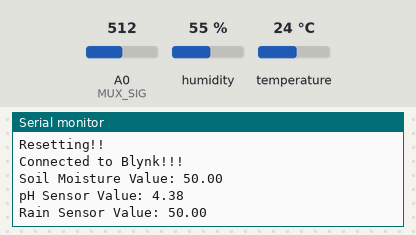
Simulated run of this sketch. Board: ESP8266 (NodeMCU). Shown: the last lines printed to the serial monitor. The inputs (shaded band) are chosen by the test bench; at power-on: A0 (MUX_SIG) = 512, humidity 55 %, temperature 24 °C. WiFi joins after 1.5 s; servers stay silent unless stated.

Above: at 4.0 s.
4.1 s: A0 (MUX_SIG) set to 423
At 5.4 s:
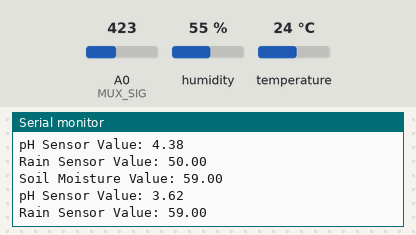
5.6 s: A0 (MUX_SIG) set to 386
At 8.4 s:
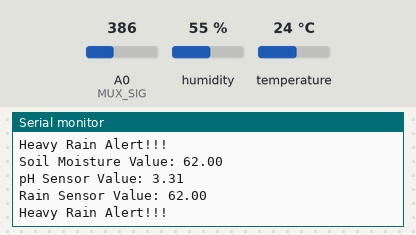
11.3 s: A0 (MUX_SIG) set to 985
At 12.2 s:
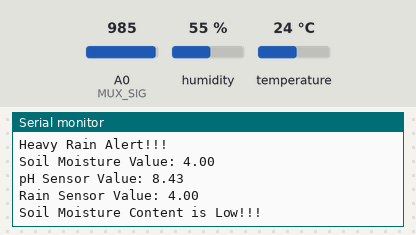
12.8 s: A0 (MUX_SIG) set to 1002
At 13.3 s:
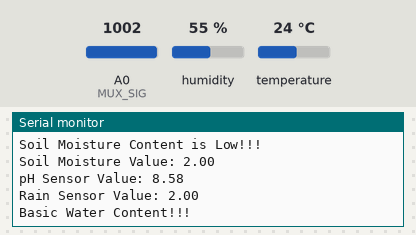
Timing chart, 0 to 15.8 s (numbered marks = the images above; inputs shaded):
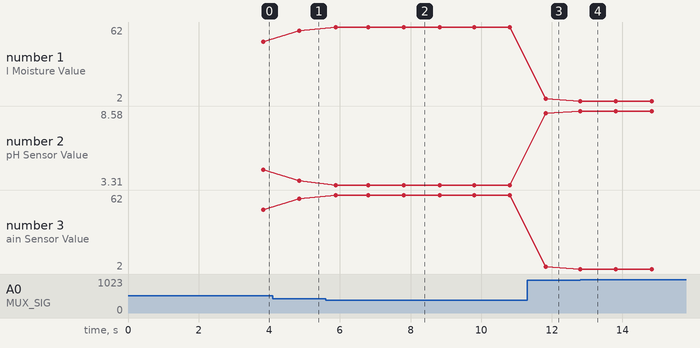

The sketch:

main.ino
```cpp
// Blynk authentication token and template details
#define BLYNK_TEMPLATE_ID "YOUR_TEMPLATE_ID"
#define BLYNK_TEMPLATE_NAME "YOUR_TEMPLATE_NAME"
#define BLYNK_AUTH_TOKEN "YOUR_TEMPLATE_AUTH"

// Include necessary libraries
#include <BlynkSimpleEsp8266.h> // Blynk library
#include <ESP8266WiFi.h>        // ESP8266 WiFi library
#include <Wire.h>               // Wire library (for I2C)
#include <DHT.h>                // DHT11 Library

#define BLYNK_PRINT Serial // Blynk debug prints to Serial monitor

#define MUX_S0 5   // Pin S0 of 74HC4051 connected to NodeMCU D1
#define MUX_S1 4   // Pin S1 of 74HC4051 connected to NodeMCU D2
#define MUX_S2 14  // Pin S2 of 74HC4051 connected to NodeMCU D5
#define MUX_SIG A0 // Analog pin connected to SIG pin of 74HC4051

// Define sensor pins
#define DHT_PIN 12        // DHT11 Sensor

// WiFi credentials
char ssid[] = "********";    // Your WiFi SSID
char pass[] = "********"; // Your WiFi password
char auth[] = BLYNK_AUTH_TOKEN;

// Blynk timer
BlynkTimer timer;

// DHT sensor object
DHT dht(DHT_PIN, DHT11);

// Thresholds and calibration values
float soilThresholdValue = 25.0;                    // 25% water content
float rainThresholdValue = 60.0;                    // 60% Rain
float pHThresholdLow = 6.0;                         // Minimum acceptable pH
float pHThresholdHigh = 8.5;                        // Maximum acceptable pH
float calibrationSlope = 1.7512113655911938;        // pH calibration slope
float calibrationIntercept = 0.0014312808810704651; // pH calibration intercept

// Setup function
void setup()
{
    Serial.begin(9600);
    ESP.wdtEnable(40000);
    Serial.println("Resetting!!");
    delay(1000);

    // Connect to WiFi and Blynk
    Blynk.begin(auth, ssid, pass);
    Serial.println("Connected to Blynk!!!");
    dht.begin();

    pinMode(MUX_S0, OUTPUT);
    pinMode(MUX_S1, OUTPUT);
    pinMode(MUX_S2, OUTPUT);

    timer.setInterval(1000L, DHT11Sensor);
    timer.setInterval(1000L, MainFunction);
}

void DHT11Sensor()
{
    // Read temperature and humidity from DHT sensor
    float humidity = dht.readHumidity();
    float temperature = dht.readTemperature();

    // Check for valid readings
    if (isnan(humidity) || isnan(temperature))
    {
        Serial.println("Failed to read from DHT sensor!");
        return;
    }

    Blynk.virtualWrite(V0, temperature);
    Blynk.virtualWrite(V1, humidity);
}

void MainFunction()
{
    float soilMoistureSensorValue = calculateSoilMoistureValue();
    float pHSensorValue = calculatepHSensorValue();
    float rainSensorValue = calculateRainSensorValue();

    Serial.print("Soil Moisture Value: ");
    Serial.println(soilMoistureSensorValue);

    Serial.print("pH Sensor Value: ");
    Serial.println(pHSensorValue);

    Serial.print("Rain Sensor Value: ");
    Serial.println(rainSensorValue);

    Blynk.virtualWrite(V2, soilMoistureSensorValue);
    Blynk.virtualWrite(V4, pHSensorValue);

    // Check for Rain
    if (rainSensorValue > rainThresholdValue)
    {
        Blynk.logEvent("rain_alert", "Attention: Pump turned off due to heavy rain.");
        Serial.println("Heavy Rain Alert!!!");
        return;
    }

    // Check for Soil Moisture Content
    if (soilMoistureSensorValue < soilThresholdValue)
    {
        // Check for pH Levels
        if (pHSensorValue < pHThresholdLow)
        {
            Blynk.logEvent("ph_acidic_alert", "Alert: Water pH is below 6. Possible acidity detected. Please consider changing the water.");
            Serial.println("Acidic Water Content!!!");
            return;
        }
        else if (pHSensorValue > pHThresholdHigh)
        {
            Blynk.logEvent("ph_basic_alert", "Alert: Water pH Level High! Possible basic content detected. Check water quality.");
            Serial.println("Basic Water Content!!!");
            return;
        }
        else
        {
            Blynk.logEvent("soil_moisture_alert", "Attention: Water content is too low. Please water the plants.");
            Serial.println("Soil Moisture Content is Low!!!");
            return;
        }
    }
    delay(1000);
}

void selectMuxChannel(int channel)
{
    digitalWrite(MUX_S0, channel & 0x01);
    digitalWrite(MUX_S1, (channel >> 1) & 0x01);
    digitalWrite(MUX_S2, (channel >> 2) & 0x01);
}

int readSensor()
{
    int sensorValue = analogRead(MUX_SIG);
    return sensorValue;
}

float calculateSoilMoistureValue()
{
    int soilChannel = 1; // Select channel 1 (Y1) for soil moisture sensor
    selectMuxChannel(soilChannel);
    int moistureValue = readSensor();
    float mappedSoilMoistureValue = map(moistureValue, 0, 1023, 100, 0);
    return mappedSoilMoistureValue;
}

float calculatepHSensorValue()
{
    int pHChannel = 2; // Select channel 2 (Y2) for ph sensor
    selectMuxChannel(pHChannel);
    int pHValue = readSensor();
    float voltage = (pHValue * 5.0) / 1023.0;
    float mappedpHSensorValue = calibrationSlope * voltage + calibrationIntercept;
    return mappedpHSensorValue;
}

float calculateRainSensorValue()
{
    int rainChannel = 0; // Select channel 0 (Y0) for rain sensor
    selectMuxChannel(rainChannel);
    int rainValue = readSensor();
    float mappedRainValue = map(rainValue, 0, 1024, 100, 0);
    return mappedRainValue;
}

void loop()
{
    Blynk.run();
    timer.run();
}
```

Measured:
- the behaviour switches between 405 and 404 on A0 (MUX_SIG) (found by bisection; images 1 and 2)
- the behaviour switches between 992 and 993 on A0 (MUX_SIG) (found by bisection; images 3 and 4)
- after the input at 4.1 s, the serial monitor: prints a new line after 0.74 s (image 1)
- after the input at 5.6 s, the serial monitor: prints a new line after 0.28 s (image 2)
- after the input at 11.3 s, the serial monitor: prints a new line after 0.53 s (image 3)
- after the input at 12.8 s, the serial monitor: prints a new line at once (image 4)
- plotted number 1: 50 → 59 after the input at 4.1 s, 59 → 62 after the input at 5.6 s, 62 → 4 after the input at 11.3 s, 4 → 2 after the input at 12.8 s
- plotted number 2: 4.38 → 3.62 after the input at 4.1 s, 3.62 → 3.31 after the input at 5.6 s, 3.31 → 8.43 after the input at 11.3 s, 8.43 → 8.58 after the input at 12.8 s
